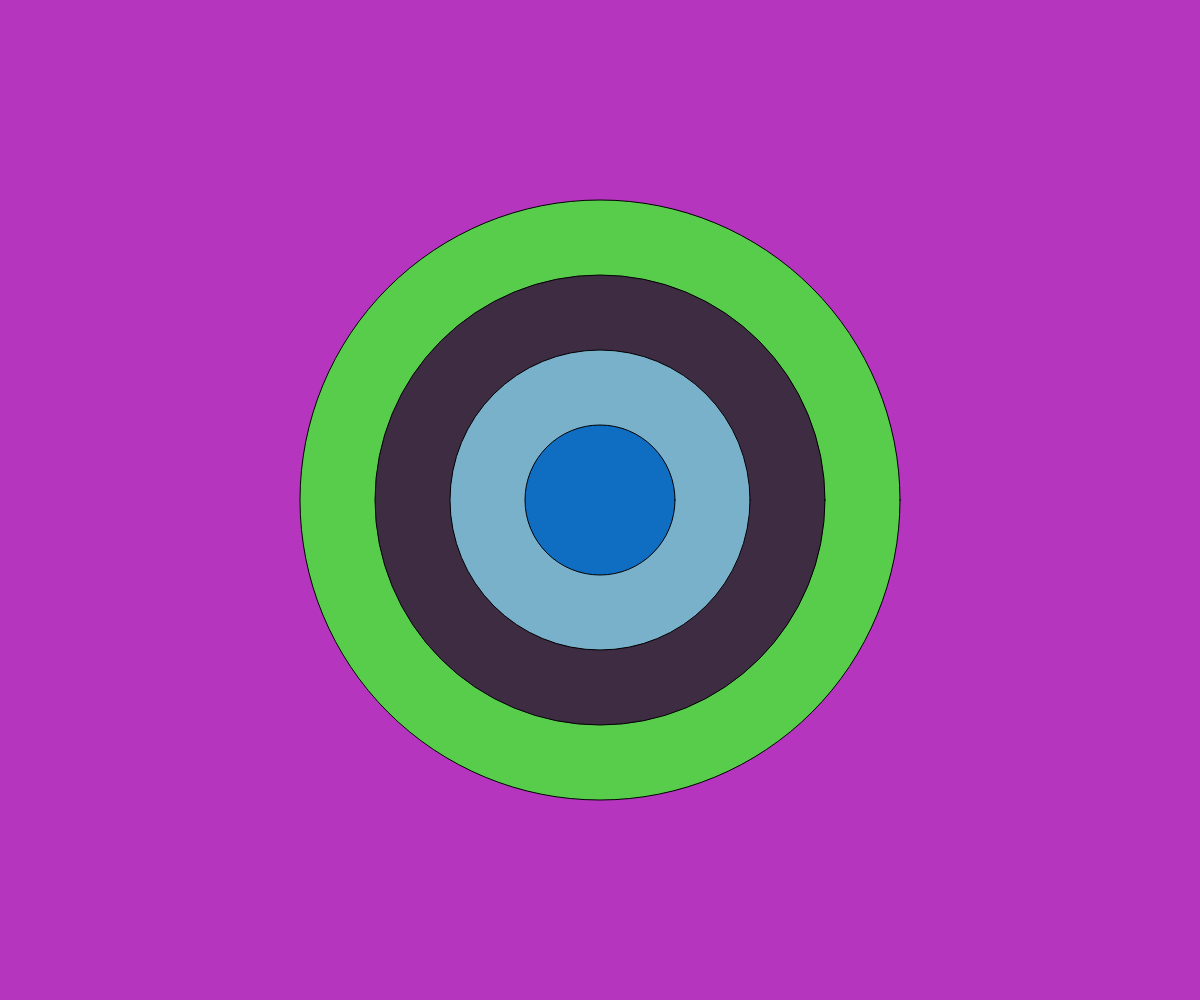
Frame 1 (no input)
Frame 60 (no input): identical to frame 1, image omitted
Frame 120 (the mouse pressed at the canvas centre since frame 60): identical to frame 1, image omitted

The p5.js sketch that drew this single still picture (run headless with seeded random() and noise() and a simulated clock; from frame 60 on, the mouse is pressed at the canvas centre):

// p5.js sketch
// ── sketch.js
let w;
let h;
let x;
let y;
function setup() {
  createCanvas(windowWidth, windowHeight);
  background(random(255), random(255), random(255));
  w = width / 2
  h = height / 2
  drawBulleye(w, h, w, h)
}
function draw() {
  // background(220);
  // w = width / 2
  // h = height / 2
  // drawBulleye(w/2, h/2, w, h)
}
function drawBulleye(x,y,w,h) {
  // circle(x, y, d)
  // fill('red')
  fill(random(255), random(255), random(255));
  // circle(200, 200, 400)
  circle(x, y, w)
  // fill('green')
  fill(random(255), random(255), random(255));
  // circle(200, 200, 300 )
  circle(x, y, w * 0.75)
  // fill('yellow')
  fill(random(255), random(255), random(255));
  // circle(200, 200, 200)
  circle(x, y, w * 200 / 400)
  // fill('black');
  fill(random(255), random(255), random(255));
  // circle(200, 200, 100)
  circle(x, y, w * 100 / 400)
}
